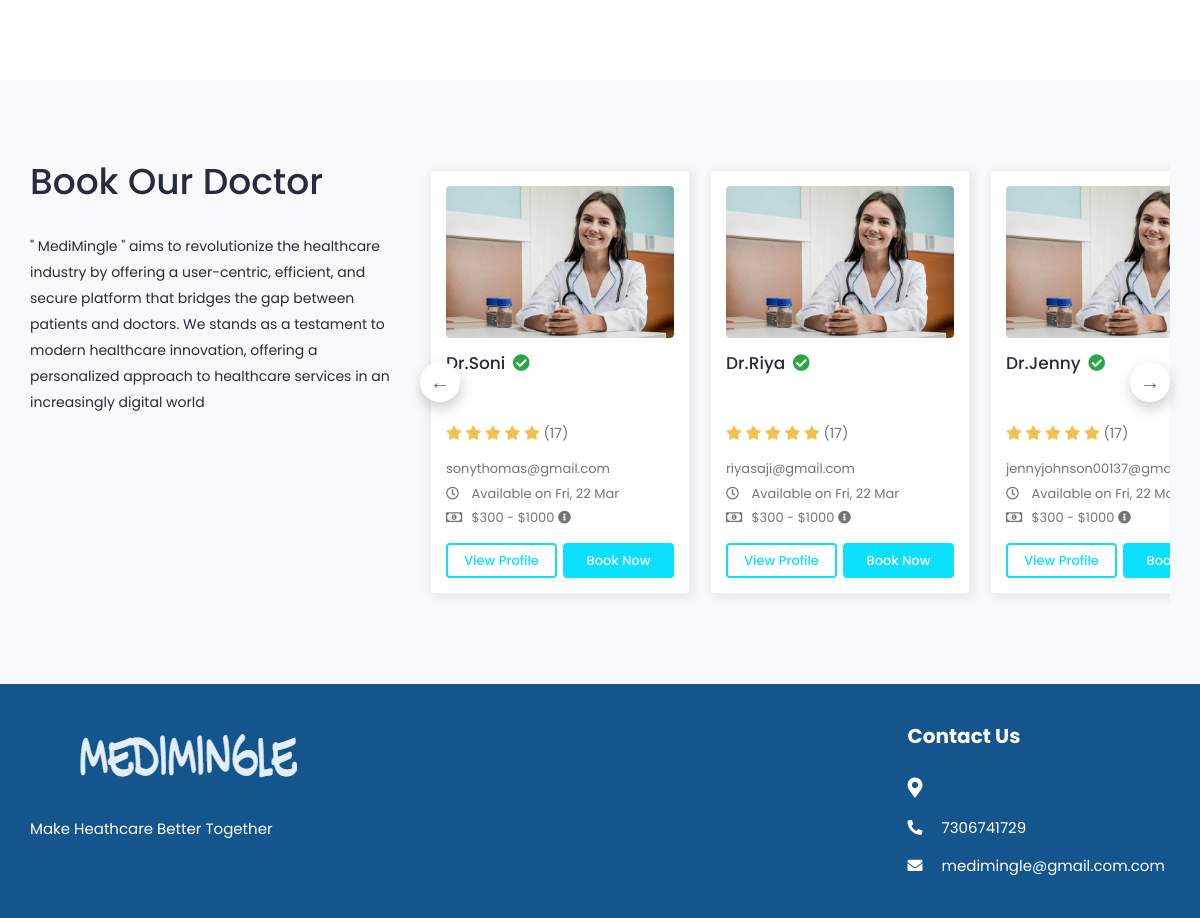
The app's page /homepage/ (signed in, lower part), older data.
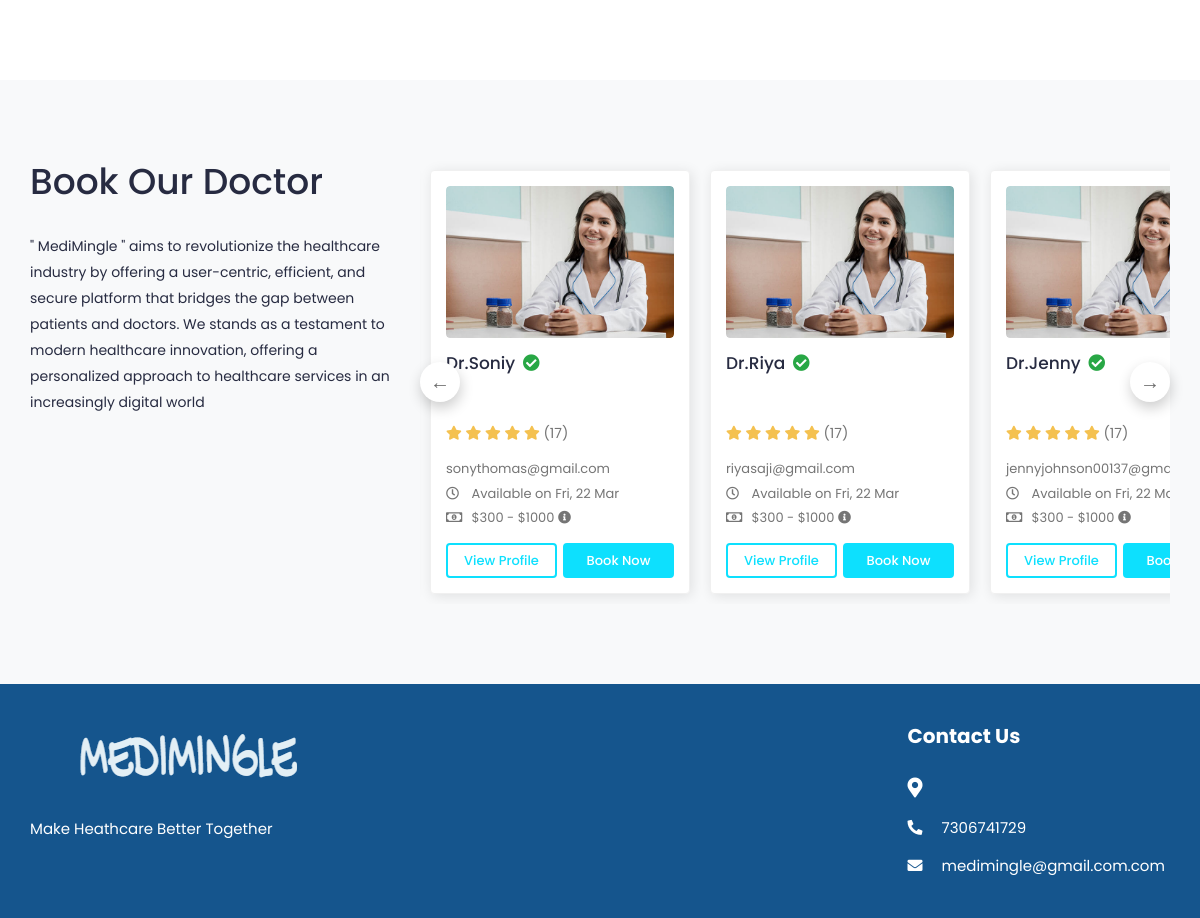
The same page, newer data.
### medi/models.py (models this page shows, shortened)
class tbl_user(AbstractUser):
    email=models.EmailField(unique=True)
    phone_number=models.CharField(max_length=15, null=True)
    USER_TYPE_CHOICES = (
        ('patient', 'Patient'),('doctor', 'Doctor'),
    )
    user_type = models.CharField(
        max_length=10,
        choices=USER_TYPE_CHOICES,
        default='patient',  # You can set a default value if needed
    )

### medi/views.py (the view)
# urls.py: path('homepage/',views.homepage,name='homepage'),
@never_cache
@login_required(login_url='signin')
def homepage(request):
    doct = tbl_user.objects.filter(user_type='doctor').exclude(is_superuser=True)
    context={
        "doct":doct
    }
    return render(request,'homepage.html',context)

### templates/homepage.html (shortened to what this page needs)
{% load static %}
<!DOCTYPE html>
<html lang="en">
<head>
		<link rel="stylesheet" href="{% static '/assets/css/bootstrap.min.css'%}">
		<link rel="stylesheet" href="{% static '/assets/plugins/fontawesome/css/fontawesome.min.css'%}">
		<link rel="stylesheet" href="{% static '/assets/plugins/fontawesome/css/all.min.css'%}">
		<link rel="stylesheet" href="{% static '/assets/css/style.css'%}">
	</head>
	<body>
		<div class="main-wrapper">
			{% load static %}
			<section class="section section-specialities">
			</section>
			<section class="section section-doctor">
				<div class="container-fluid">
				   <div class="row">
						<div class="col-lg-4">
							<div class="section-header ">
								<h2>Book Our Doctor</h2>
							</div>
							<div class="about-content">
								<p>" MediMingle " aims to revolutionize the healthcare industry by offering a user-centric, efficient, and secure platform that bridges the gap between patients and
									doctors. We stands as a testament to modern healthcare innovation,
									offering a personalized approach to healthcare services in an increasingly digital
									world</p>
							</div>
						</div>
						<div class="col-lg-8">
							<div class="doctor-slider slider">
								{% for d in doct %}
								<div class="profile-widget">
									<div class="doc-img">
										<a href="doctor-profile.html">
											<img class="img-fluid" alt="User Image" src="{% static '/assets/img/doctors/doctor-01.jpg'%}">
										</a>
									</div>
									<div class="pro-content">
										<h3 class="title">Dr.{{d.first_name}}
											<i class="fas fa-check-circle verified"></i>
										</h3>
										<p class="speciality">{{d.specialised_category}}</p>
										<div class="rating">
											<i class="fas fa-star filled"></i>
											<i class="fas fa-star filled"></i>
											<i class="fas fa-star filled"></i>
											<i class="fas fa-star filled"></i>
											<i class="fas fa-star filled"></i>
											<span class="d-inline-block average-rating">(17)</span>
										</div>
										<ul class="available-info">
											<li>{{d.email}}
											</li>
											<li>
												<i class="far fa-clock"></i> Available on Fri, 22 Mar
											</li>
											<li>
												<i class="far fa-money-bill-alt"></i> $300 - $1000
												<i class="fas fa-info-circle" data-toggle="tooltip" title="Lorem Ipsum"></i>
											</li>
										</ul>
										<div class="row row-sm">
											<div class="col-6">
												<a href="doctor-profile.html" class="btn view-btn">View Profile</a>
											</div>
											<div class="col-6">
												<a href="{% url 'booking' d.id %}" class="btn book-btn">Book Now</a>
											</div>
										</div>
									</div>
								</div>
								{% endfor %}
							</div>
						</div>
				   </div>
				</div>
			</section>
			<footer class="footer">
				<div class="footer-top">
					<div class="container-fluid">
						<div class="row">
							<div class="col-lg-3 col-md-6">
								<div class="footer-widget footer-about">
									<div class="footer-logo">
										<img src="{% static '/assets/img/logo.png'%}" alt="logo">
									</div>
									<div class="footer-about-content">
										<p>Make Heathcare Better Together</p>
									</div>
								</div>
							</div>
							<div class="col-lg-3 col-md-6">
							</div>
							<div class="col-lg-3 col-md-6">
							</div>
							<div class="col-lg-3 col-md-6">
								<div class="footer-widget footer-contact">
									<h2 class="footer-title">Contact Us</h2>
									<div class="footer-contact-info">
										<div class="footer-address">
											<span><i class="fas fa-map-marker-alt"></i></span>
										</div>
										<p>
											<i class="fas fa-phone-alt"></i>
											7306741729
										</p>
										<p class="mb-0">
											<i class="fas fa-envelope"></i>
											medimingle@gmail.com.com
										</p>
									</div>
								</div>
							</div>
						</div>
					</div>
				</div>
						</div>
	</body>
</html>

Row changes from the older to the newer data that the page shows:
changed tbl_user "sonythomas@gmail.com": first_name "Soni" → "Soniy"
